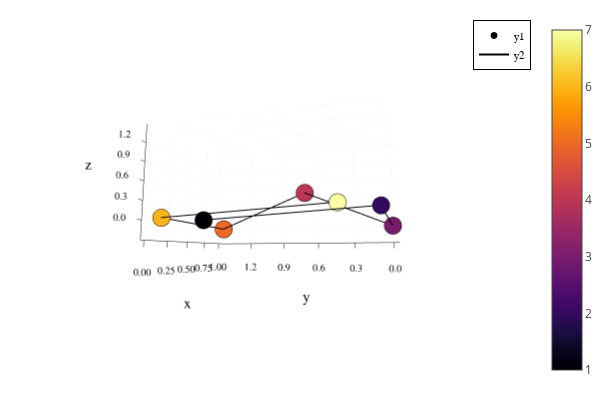

Source (notebook cell):
### Code cell
newQ = copy(Q)
newQ = dihedralRotate(newQ,4,-pi/4)
newQ = dihedralRotate(newQ,3,pi/2)
newQ = dihedralRotate(newQ,1,pi/4)
newQ = dihedralRotate(newQ,2,-pi/2)
fig = Plots.plot(zlim=(-0.3,1.5))
plotChain!(newQ)
display(fig)

### Figure 1 — Plotly figure (JSON) as saved in the notebook; plotly's stock layout.template omitted (floating-point values rounded to 4 significant figures; data arrays with more than 128 entries replaced by an {"elided": "..."} marker saying what was removed)
{"data": [{"colorbar": {"title": {"text": ""}}, "legendgroup": "y1", "marker": {"color": "rgba(0, 0, 4, 1.000)", "line": {"color": "rgba(0, 0, 0, 1)", "width": 1}, "size": 6, "symbol": "circle"}, "mode": "markers", "name": "y1", "scene": "scene", "showlegend": true, "type": "scatter3d", "x": [0.1], "xaxis": "x", "y": [1.1], "yaxis": "y", "z": [2.443e-09], "zaxis": "z", "zmax": 7, "zmin": 1}, {"colorbar": {"title": {"text": ""}}, "legendgroup": "y1", "marker": {"color": "rgba(51, 10, 94, 1.000)", "line": {"color": "rgba(0, 0, 0, 1)", "width": 1}, "size": 6, "symbol": "circle"}, "mode": "markers", "name": "y1", "scene": "scene", "showlegend": false, "type": "scatter3d", "x": [6.295e-09], "xaxis": "x", "y": [6.959e-09], "yaxis": "y", "z": [0.1], "zaxis": "z", "zmax": 7, "zmin": 1}, {"colorbar": {"title": {"text": ""}}, "legendgroup": "y1", "marker": {"color": "rgba(120, 28, 109, 1.000)", "line": {"color": "rgba(0, 0, 0, 1)", "width": 1}, "size": 6, "symbol": "circle"}, "mode": "markers", "name": "y1", "scene": "scene", "showlegend": false, "type": "scatter3d", "x": [1.0], "xaxis": "x", "y": [2.154e-09], "yaxis": "y", "z": [6.04e-09], "zaxis": "z", "zmax": 7, "zmin": 1}, {"colorbar": {"title": {"text": ""}}, "legendgroup": "y1", "marker": {"color": "rgba(187, 55, 85, 1.000)", "line": {"color": "rgba(0, 0, 0, 1)", "width": 1}, "size": 6, "symbol": "circle"}, "mode": "markers", "name": "y1", "scene": "scene", "showlegend": false, "type": "scatter3d", "x": [1.07], "xaxis": "x", "y": [0.7071], "yaxis": "y", "z": [0.7036], "zaxis": "z", "zmax": 7, "zmin": 1}, {"colorbar": {"title": {"text": ""}}, "legendgroup": "y1", "marker": {"color": "rgba(237, 105, 37, 1.000)", "line": {"color": "rgba(0, 0, 0, 1)", "width": 1}, "size": 6, "symbol": "circle"}, "mode": "markers", "name": "y1", "scene": "scene", "showlegend": false, "type": "scatter3d", "x": [0.9996], "xaxis": "x", "y": [1.418], "yaxis": "y", "z": [-0.003509], "zaxis": "z", "zmax": 7, "zmin": 1}, {"colorbar": {"title": {"text": ""}}, "legendgroup": "y1", "marker": {"color": "rgba(252, 181, 25, 1.000)", "line": {"color": "rgba(0, 0, 0, 1)", "width": 1}, "size": 6, "symbol": "circle"}, "mode": "markers", "name": "y1", "scene": "scene", "showlegend": false, "type": "scatter3d", "x": [-0.001689], "xaxis": "x", "y": [1.34], "yaxis": "y", "z": [0.03298], "zaxis": "z", "zmax": 7, "zmin": 1}, {"colorbar": {"title": {"text": ""}}, "legendgroup": "y1", "marker": {"color": "rgba(252, 255, 164, 1.000)", "line": {"color": "rgba(0, 0, 0, 1)", "width": 1}, "size": 6, "symbol": "circle"}, "mode": "markers", "name": "y1", "scene": "scene", "showlegend": false, "type": "scatter3d", "x": [0.1981], "xaxis": "x", "y": [0.2659], "yaxis": "y", "z": [0.2217], "zaxis": "z", "zmax": 7, "zmin": 1}, {"colorbar": {"title": {"text": ""}}, "hoverinfo": "none", "marker": {"cmax": 7, "cmin": 1, "color": [0.5], "colorscale": {"elided": "256x2 mixed values"}, "opacity": 1e-10, "showscale": true, "size": 1e-10}, "mode": "markers", "name": "y1", "scene": "scene", "showlegend": false, "type": "scatter3d", "x": [0.1], "xaxis": "x", "y": [1.1], "yaxis": "y", "z": [2.443e-09], "zaxis": "z", "zmax": 7, "zmin": 1}, {"colorbar": {"title": {"text": ""}}, "legendgroup": "y2", "line": {"color": "rgba(0, 0, 0, 1)", "dash": "solid", "shape": "linear", "width": 2}, "mode": "lines", "name": "y2", "scene": "scene", "showlegend": true, "type": "scatter3d", "x": [0.1, 6.295e-09, 1.0, 1.07, 0.9996, -0.001689, 0.1981], "xaxis": "x", "y": [1.1, 6.959e-09, 2.154e-09, 0.7071, 1.418, 1.34, 0.2659], "yaxis": "y", "z": [2.443e-09, 0.1, 6.04e-09, 0.7036, -0.003509, 0.03298, 0.2217], "zaxis": "z", "zmax": 7, "zmin": 1}], "layout": {"annotations": [], "height": 400, "legend": {"bgcolor": "rgba(255, 255, 255, 1.000)", "bordercolor": "rgba(0, 0, 0, 1)", "borderwidth": 1, "font": {"color": "rgba(0, 0, 0, 1)", "family": "sans-serif", "size": 11}, "title": {"font": {"color": "rgba(0, 0, 0, 1)", "family": "sans-serif", "size": 15}, "text": ""}, "tracegroupgap": 0, "traceorder": "normal", "x": 1, "xanchor": "auto", "y": 1, "yanchor": "auto"}, "margin": {"b": 20, "l": 0, "r": 0, "t": 20}, "paper_bgcolor": "rgba(255, 255, 255, 1.000)", "plot_bgcolor": "rgba(255, 255, 255, 1.000)", "scene": {"aspectmode": "auto", "aspectratio": {"x": 1.047, "y": 1.384, "z": 0.6903}, "camera": {"center": {"x": 0, "y": 0, "z": 0}, "eye": {"x": -2.435, "y": -0.8105, "z": -0.4165}, "projection": {"type": "perspective"}, "up": {"x": 0, "y": 0, "z": 1}}, "domain": {"x": [0.07647, 0.9934], "y": [0.07581, 0.9902]}, "xaxis": {"gridcolor": "rgba(0, 0, 0, 0.1)", "gridwidth": 0.5, "linecolor": "rgba(0, 0, 0, 1)", "mirror": false, "range": [-0.03385, 1.103], "showgrid": true, "showline": true, "showticklabels": true, "tickangle": 0, "tickcolor": "rgb(0, 0, 0)", "tickfont": {"color": "rgba(0, 0, 0, 1)", "family": "sans-serif", "size": 11}, "tickmode": "array", "ticks": "inside", "ticktext": ["0.00", "0.25", "0.50", "0.75", "1.00"], "tickvals": [0, 0.25, 0.5, 0.75, 1], "title": {"font": {"color": "rgba(0, 0, 0, 1)", "family": "sans-serif", "size": 15}, "text": "x"}, "type": "linear", "visible": true, "zeroline": false, "zerolinecolor": "rgba(0, 0, 0, 1)"}, "yaxis": {"gridcolor": "rgba(0, 0, 0, 0.1)", "gridwidth": 0.5, "linecolor": "rgba(0, 0, 0, 1)", "mirror": false, "range": [-0.04253, 1.46], "showgrid": true, "showline": true, "showticklabels": true, "tickangle": 0, "tickcolor": "rgb(0, 0, 0)", "tickfont": {"color": "rgba(0, 0, 0, 1)", "family": "sans-serif", "size": 11}, "tickmode": "array", "ticks": "inside", "ticktext": ["0.0", "0.3", "0.6", "0.9", "1.2"], "tickvals": [0, 0.3, 0.6, 0.9, 1.2], "title": {"font": {"color": "rgba(0, 0, 0, 1)", "family": "sans-serif", "size": 15}, "text": "y"}, "type": "linear", "visible": true, "zeroline": false, "zerolinecolor": "rgba(0, 0, 0, 1)"}, "zaxis": {"gridcolor": "rgba(0, 0, 0, 0.1)", "gridwidth": 0.5, "linecolor": "rgba(0, 0, 0, 1)", "mirror": false, "range": [-0.3, 1.5], "showgrid": true, "showline": true, "showticklabels": true, "tickangle": 0, "tickcolor": "rgb(0, 0, 0)", "tickfont": {"color": "rgba(0, 0, 0, 1)", "family": "sans-serif", "size": 11}, "tickmode": "array", "ticks": "inside", "ticktext": ["0.0", "0.3", "0.6", "0.9", "1.2"], "tickvals": [0, 0.3, 0.6, 0.9, 1.2], "title": {"font": {"color": "rgba(0, 0, 0, 1)", "family": "sans-serif", "size": 15}, "text": "z"}, "type": "linear", "visible": true, "zeroline": false, "zerolinecolor": "rgba(0, 0, 0, 1)"}}, "showlegend": true, "width": 600}}
